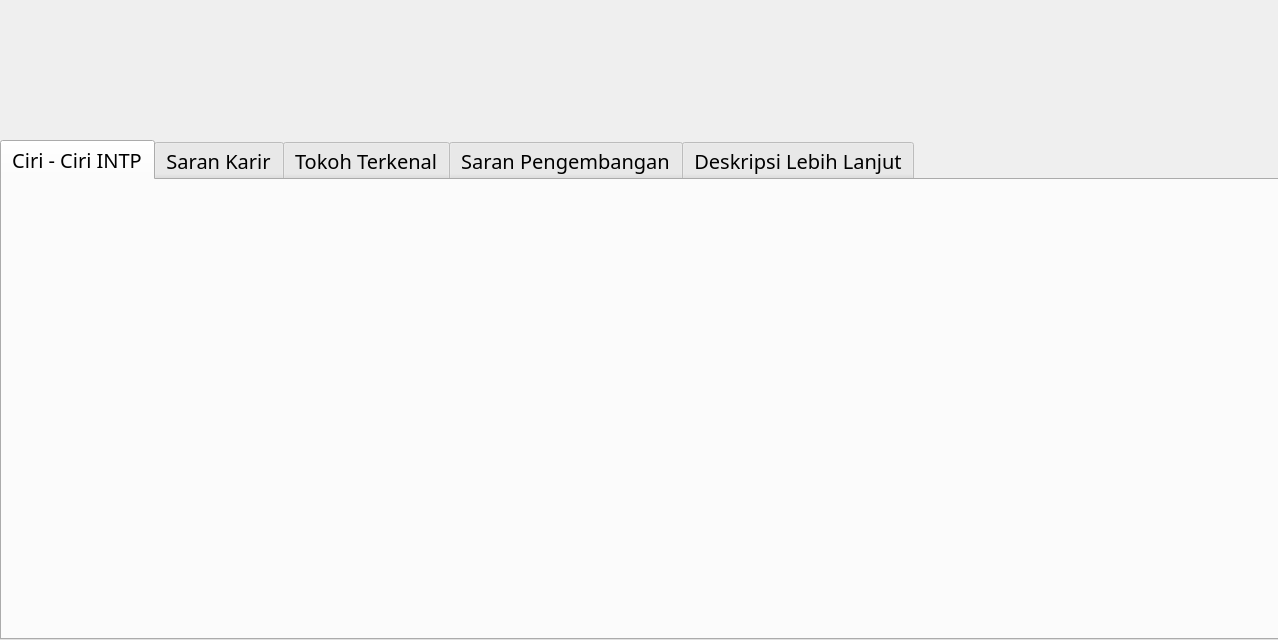
<?xml version="1.0" encoding="UTF-8"?>
<ui version="4.0">
 <class>Dialog</class>
 <widget class="QDialog" name="Dialog">
  <property name="geometry">
   <rect>
    <x>0</x>
    <y>0</y>
    <width>1278</width>
    <height>640</height>
   </rect>
  </property>
  <property name="minimumSize">
   <size>
    <width>1278</width>
    <height>640</height>
   </size>
  </property>
  <property name="maximumSize">
   <size>
    <width>1278</width>
    <height>640</height>
   </size>
  </property>
  <property name="windowTitle">
   <string>Kepribadian INTP</string>
  </property>
  <widget class="QTabWidget" name="tabWidget">
   <property name="geometry">
    <rect>
     <x>0</x>
     <y>140</y>
     <width>1281</width>
     <height>500</height>
    </rect>
   </property>
   <property name="font">
    <font>
     <family>NewsGoth Cn BT</family>
     <pointsize>15</pointsize>
     <weight>50</weight>
     <bold>false</bold>
    </font>
   </property>
   <property name="currentIndex">
    <number>0</number>
   </property>
   <property name="elideMode">
    <enum>Qt::ElideLeft</enum>
   </property>
   <widget class="QWidget" name="widget">
    <attribute name="title">
     <string>Ciri - Ciri INTP</string>
    </attribute>
    <widget class="QLabel" name="label_2">
     <property name="geometry">
      <rect>
       <x>-10</x>
       <y>0</y>
       <width>1291</width>
       <height>501</height>
      </rect>
     </property>
     <property name="text">
      <string/>
     </property>
     <property name="pixmap">
      <pixmap>Base Picture/intpCiri4.jpg</pixmap>
     </property>
    </widget>
   </widget>
   <widget class="QWidget" name="tab_2">
    <property name="layoutDirection">
     <enum>Qt::LeftToRight</enum>
    </property>
    <attribute name="title">
     <string>Saran Karir</string>
    </attribute>
    <widget class="QLabel" name="label_3">
     <property name="geometry">
      <rect>
       <x>-10</x>
       <y>-10</y>
       <width>1291</width>
       <height>541</height>
      </rect>
     </property>
     <property name="text">
      <string/>
     </property>
     <property name="pixmap">
      <pixmap>C:/Users/faisal21/PycharmProjects/karir1.jpg</pixmap>
     </property>
    </widget>
   </widget>
   <widget class="QWidget" name="tab">
    <attribute name="title">
     <string>Tokoh Terkenal</string>
    </attribute>
    <widget class="QLabel" name="label_4">
     <property name="geometry">
      <rect>
       <x>-10</x>
       <y>-20</y>
       <width>1291</width>
       <height>541</height>
      </rect>
     </property>
     <property name="text">
      <string/>
     </property>
     <property name="pixmap">
      <pixmap>C:/Users/faisal21/PycharmProjects/tokoh3.jpg</pixmap>
     </property>
    </widget>
   </widget>
   <widget class="QWidget" name="tab_3">
    <attribute name="title">
     <string>Saran Pengembangan</string>
    </attribute>
    <widget class="QLabel" name="label_5">
     <property name="geometry">
      <rect>
       <x>-10</x>
       <y>-20</y>
       <width>1291</width>
       <height>541</height>
      </rect>
     </property>
     <property name="text">
      <string/>
     </property>
     <property name="pixmap">
      <pixmap>C:/Users/faisal21/PycharmProjects/expand.jpg</pixmap>
     </property>
    </widget>
   </widget>
   <widget class="QWidget" name="tab_4">
    <attribute name="title">
     <string>Deskripsi Lebih Lanjut</string>
    </attribute>
    <widget class="QLabel" name="label_6">
     <property name="geometry">
      <rect>
       <x>-10</x>
       <y>-30</y>
       <width>1291</width>
       <height>541</height>
      </rect>
     </property>
     <property name="text">
      <string/>
     </property>
     <property name="pixmap">
      <pixmap>C:/Users/faisal21/PycharmProjects/deskripsi2.jpg</pixmap>
     </property>
    </widget>
   </widget>
  </widget>
  <widget class="QLabel" name="label">
   <property name="geometry">
    <rect>
     <x>-10</x>
     <y>-30</y>
     <width>1291</width>
     <height>640</height>
    </rect>
   </property>
   <property name="text">
    <string/>
   </property>
   <property name="pixmap">
    <pixmap>C:/Users/faisal21/PycharmProjects/header.jpg</pixmap>
   </property>
  </widget>
  <zorder>label</zorder>
  <zorder>tabWidget</zorder>
 </widget>
 <resources/>
 <connections/>
</ui>
